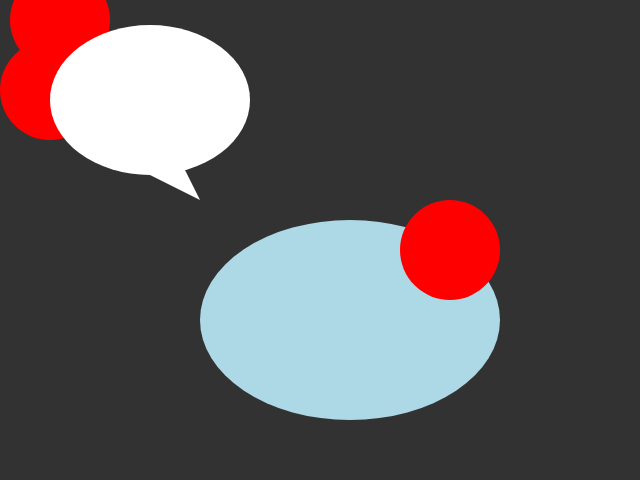
Frame 1 (no input)
Frame 60 (no input): identical to frame 1, image omitted
Frame 120 (the mouse pressed at the canvas centre since frame 60): identical to frame 1, image omitted

The p5.js sketch that drew this single still picture (run headless with seeded random() and noise() and a simulated clock; from frame 60 on, the mouse is pressed at the canvas centre):

// p5.js sketch
// ── sketch.js
/*
    debug exercise
*/ 

var faceSize = "ONE HUNDRED" * 3;

function setup() {
    createCanvas(640, 480);

}

function draw() {
    background(50);
    noStroke();
    fill("lightblue");
    ellipse(350, 320, 300, 200); // face

    fill("red");
    ellipse (450, 250, 100); // right eye
    ellipse(50, 90, 100); // left eye
    ellipse(60, 20, 100, 100, 50); // mouth

    fill("white");
    ellipse(150, 100, 200, 150);
    triangle(200, 200, 150, 175, 175, 150);

    fill("black");
    textSize(28);
    textFont("monospace");
    text("Nice work!");
}
